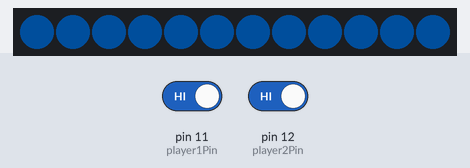
The sketch below on a simulated Arduino Uno, built with avr-gcc and run on an emulated ATmega328P. On the bench: 12 RGB LEDs in strip order, left to right. Inputs (shaded band) come from the test bench; at power-on: pin 11 (player1Pin) HIGH, pin 12 (player2Pin) HIGH. Dim RGB values are drawn brighter than linear.

Above: at 1.2 s.
1.3 s: pin 11 (player1Pin) driven LOW and pin 12 (player2Pin) driven LOW
At 1.8 s:
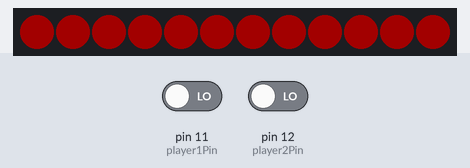
4.3 s: pin 11 (player1Pin) driven HIGH
At 5.5 s:
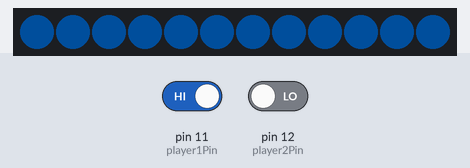
6.6 s: pin 11 (player1Pin) driven LOW
At 7.5 s:
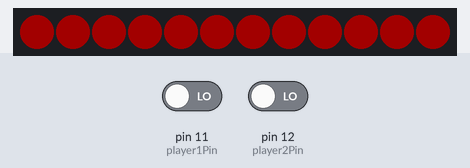
Timing chart, 0 to 9.6 s (numbered marks = the images above; inputs shaded):
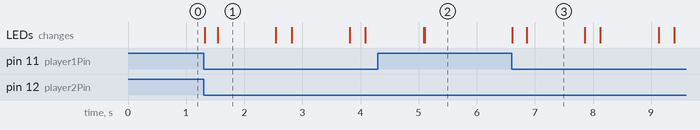

The sketch:

led-game.ino
```cpp
#include <Adafruit_NeoPixel.h>
#define PIN 4
# define NUMPIXELS 12
Adafruit_NeoPixel pixels(NUMPIXELS, PIN, NEO_GRB + NEO_KHZ800);

int player1Pin = 11;
int player1Val = 1;
int player2Pin = 12;
int player2Val= 1;

bool play = false;
int victoryPin = 1;
int i = 11;

void setup() {
  Serial.begin(9600);

  pinMode(player1Pin, INPUT_PULLUP);
  pinMode(player2Pin, INPUT_PULLUP);

  pixels.begin();
  pixels.setBrightness(35);
  pixels.show();
}

void loop() {
  pixels.clear();

    //tcheck if we can start the game
  doWeStart();

  if (play) {
    /*
      Serial.print("play : ");
      Serial.println(play);
      Serial.print("valeur de I : ");
      Serial.println(i);
    */
    pixels.setPixelColor(i, 255, 0, 255);

    player1Val = digitalRead(player1Pin);
    player2Val = digitalRead(player2Pin);
    if (player1Val == 0 && i+1 == victoryPin){
      victory(255, 0);
    } else if (player2Val == 0 && i+1 == victoryPin){
      victory(0, 255);
    }

    if (i <= 0) {
      i = NUMPIXELS;
    } else {
      i--;
    }
  } else {
    for (int o = 0; o < NUMPIXELS; o++) {
      pixels.setPixelColor(o, 0, 100, 200);
    }
  }
  pixels.show();
  delay(20);
}

void doWeStart() {
  player1Val = digitalRead(player1Pin);
  player2Val = digitalRead(player2Pin);
  if (player1Val == 0 && player2Val == 0 && play == false) { //&& player 2 aussi
    play = true;
  }
}

void victory(int ColorR, int ColorG) {
  for (int u = 0; u < NUMPIXELS; u++) {
    pixels.setPixelColor(u, ColorR, ColorG, 0);
  }
  pixels.show();
  delay(1000);
  pixels.clear();
  play = false;
}
```

Measured:
- after the input at 1.3 s, the LEDs: first change at once (image 1 shows a later state)
- after the input at 4.3 s, the LEDs: first differ from a run without the input after 0.81 s (image 2)
- after the input at 6.6 s, the LEDs: first change at once (image 3 shows a later state)
- what the display in image 1 shows lasts 1.0 s, from 1.5 s to 2.5 s
